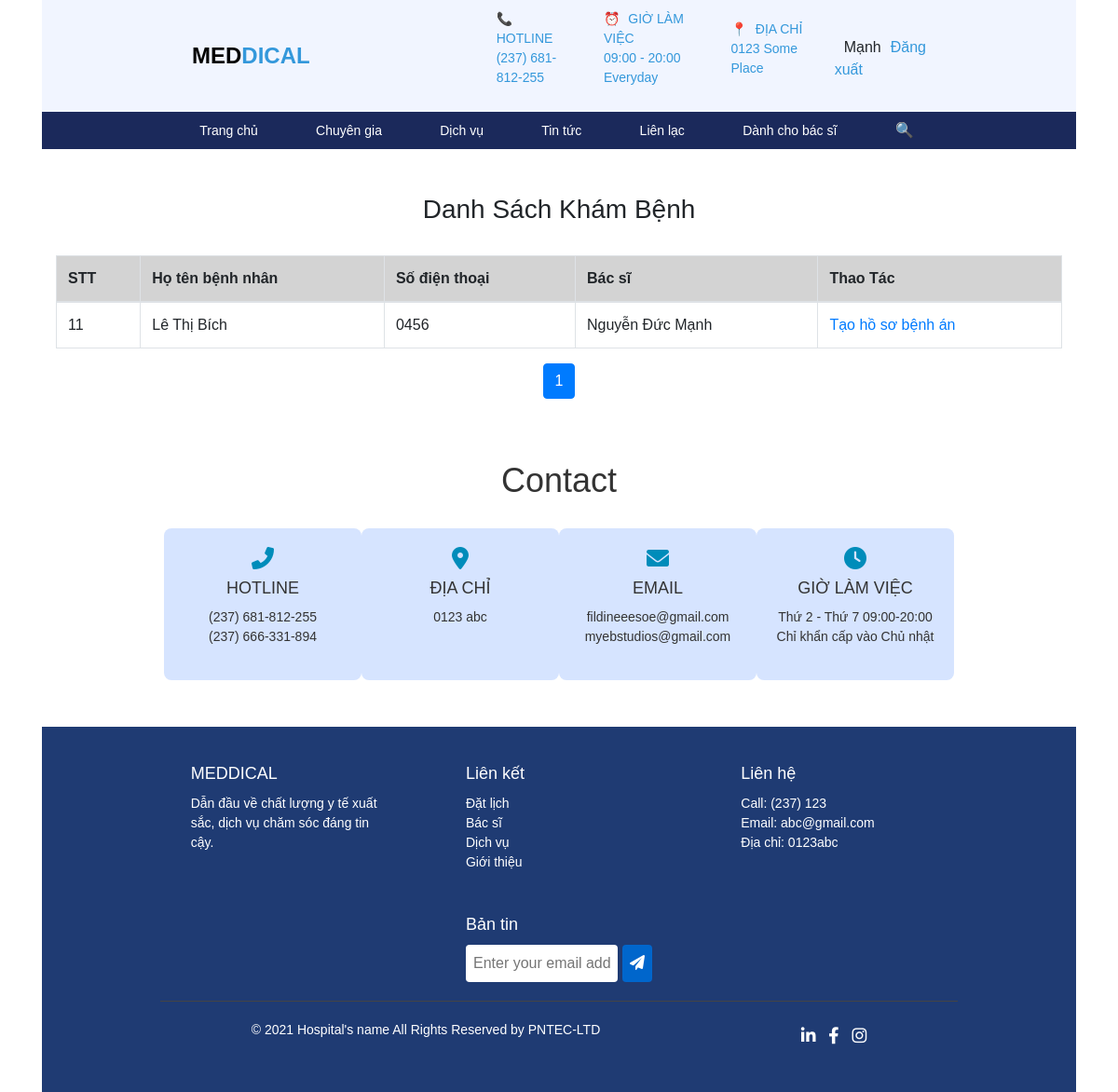
Page /php/bacsi/KhamBenh.php (signed in) on the committed database.
### tables this page shows
CREATE TABLE `lichkham` (
  `maLichKham` int(11) NOT NULL,
  `ngayKham` date DEFAULT NULL,
  `gioKham` time DEFAULT NULL,
  `ngayTaoLich` date DEFAULT NULL,
  `trangThai` varchar(255) NOT NULL,
  `maBacSi` int(11) NOT NULL,
  `maLichHen` int(11) NOT NULL,
  `maBenhNhan` int(11) NOT NULL
);

CREATE TABLE `benhnhan` (
  `maBenhNhan` int(11) NOT NULL,
  `hoTenDem` varchar(255) NOT NULL,
  `ten` varchar(255) NOT NULL,
  `email` varchar(255) DEFAULT NULL,
  `diaChi` varchar(255) DEFAULT NULL,
  `soDienThoai` varchar(255) NOT NULL,
  `ngaySinh` date NOT NULL,
  `gioiTinh` varchar(10) NOT NULL,
  `anhDaiDien` varchar(255) NOT NULL,
  `maTaiKhoan` int(11) NOT NULL
);

### php/myclass/clsbacsi.php (called while the page is built, shortened)
<?php
class Clsbacsi {
    private $con;
    private function connectdb() {
        $this->con = mysqli_connect("localhost", "root", "", "benhvien");
        mysqli_set_charset($this->con, "utf8");
    }
    public function laycot($sql) {
        $ketqua = mysqli_query($this->con, $sql);
        $giatri = '';
        if (mysqli_num_rows($ketqua) > 0) {
            while ($row = mysqli_fetch_array($ketqua)) {
                $giatri = $row[0];
            }
        }
        return $giatri;
    }
}
?>

### php/myclass/clslichkham.php (called while the page is built, shortened)
<?php
class Clslichkham {
    private $con;
    private function connectdb() {
        $this->con = mysqli_connect("localhost", "root", "", "benhvien");
        mysqli_set_charset($this->con, "utf8");
    }
    public function layDanhSachLichKham ($maBacSi, $offset, $limit) {
        $link = $this->con;
        $sql = "
            SELECT
                lichkham.maLichKham,
                CONCAT(benhnhan.hoTenDem, ' ', benhnhan.ten) AS hoTenBenhNhan,
                benhnhan.soDienThoai,
                CONCAT(bacsi.hoTenDem, ' ', bacsi.ten) AS hoTenBacSi
            from lichkham
            INNER JOIN benhnhan ON lichkham.maBenhNhan = benhnhan.maBenhNhan
            INNER JOIN bacsi on lichkham.maBacSi = bacsi.maBacSi
            WHERE bacsi.maBacSi = '$maBacSi' and lichkham.trangThai != 'Hoàn thành'
            LIMIT $offset, $limit
        ";
        $result = mysqli_query($link, $sql);
        $data = [];
        if ($result) {
            while ($row = mysqli_fetch_assoc($result)) {
                $data[] = $row;
            }
        } else {
            die("Query failed: " . mysqli_error($link));
        }
        return $data;
    }
    public function layTongSoLichKham($maBacSi) {
        $link = $this->con;
        $sql = "
            SELECT COUNT(*) as total
            from lichkham
            INNER JOIN benhnhan ON lichkham.maBenhNhan = benhnhan.maBenhNhan
            INNER JOIN bacsi on lichkham.maBacSi = bacsi.maBacSi
            WHERE bacsi.maBacSi = '$maBacSi' and lichkham.trangThai != 'Hoàn thành'
        ";
        $result = mysqli_query($link, $sql);
        if ($result) {
            $row = mysqli_fetch_assoc($result);
            return $row['total'];
        }
        return 0;
    }
}
?>

### php/bacsi/KhamBenh.php (the view, shortened to what this page needs)
<?php
include '../layout/header.php';
    require_once '../myclass/clsBacSi.php';
    require_once '../myclass/clslichkham.php';
    $taikhoanId = $_SESSION['id'];
    $bacsi = new ClsBacSi();
    $sqlGetMaBacSi = "SELECT maBacSi FROM BacSi WHERE maTaiKhoan = $taikhoanId";
    $maBacSi = $bacsi->laycot($sqlGetMaBacSi);
    $lichkham = new Clslichkham();
    $limit = 5;
    $page = isset($_GET['page']) ? intval($_GET['page']) : 1;
    $offset = ($page - 1) * $limit;
    $totalPages = ceil($lichkham->layTongSoLichKham($maBacSi) / $limit);
    $dsLichKham = $lichkham->layDanhSachLichKham($maBacSi, $offset, $limit);
?>
    <link rel="stylesheet" href="../../bootstrap/css/bootstrap.min.css">
    <div class="container mt-5">
        <div class="d-flex justify-content-between align-items-center mb-4">
            <h3>Danh Sách Khám Bệnh</h3>
        </div>
        <table class="table table-bordered mt-3">
            <thead>
                <tr>
                    <th scope="col">STT</th>
                    <th scope="col">Họ tên bệnh nhân</th>
                    <th scope="col">Số điện thoại</th>
                    <th scope="col">Bác sĩ</th>
                    <th scope="col">Thao Tác</th>
                </tr>
            </thead>
            <tbody>
                <?php foreach ($dsLichKham as $lichKham) : ?>
                    <tr>
                        <td><?= $lichKham['maLichKham'] ?></td>
                        <td><?= $lichKham['hoTenBenhNhan'] ?></td>
                        <td><?= $lichKham['soDienThoai'] ?></td>
                        <td><?= $lichKham['hoTenBacSi'] ?></td>
                        <td>
                            <a href="../bacsi/TaoHoSoBenhAn.php?maLichKham=<?= $lichKham['maLichKham'] ?>">Tạo hồ sơ bệnh án</a>
                        </td>
                    </tr>
                <?php endforeach; ?>
            </tbody>
        </table>
    <nav aria-label="Page navigation" class="pagination-container">
        <ul class="pagination justify-content-center">
            <?php for ($i = 1; $i <= $totalPages; $i++): ?>
                <li class="page-item <?= $i == $page ? 'active' : '' ?>">
                    <a class="page-link" href="?hoSoId=<?= htmlspecialchars($hoSoId) ?>&page=<?= $i ?>"><?= $i ?></a>
                </li>
            <?php endfor; ?>
        </ul>
    </nav>
    </div>
<?php include '../layout/footer.php'; ?>

### css/mau.css (style rules this page uses)
* { box-sizing: border-box; margin: 0px auto; font-family: Arial, sans-serif; }
.container { width: 100%; height: auto; }
nav { width: 100%; height: auto; background-color: #1b295b; }

### php/bacsi/KhamBenh.php (style rules this page uses)
.table thead { background-color: #d3d3d3; }
.pagination .page-item .page-link { background-color: #f8f9fa; color: #007bff; border: 1px solid #dee2e6; }
.pagination .page-item.active .page-link { background-color: #007bff; color: white; border-color: #007bff; }
.pagination-container { display: flex; justify-content: center; background-color: #ffffff; }

### rows in the picture
lichkham: maLichKham "11", hoTenBenhNhan "Lê Thị Bích", maBenhNhan.soDienThoai "0456", hoTenBacSi "Nguyễn Đức Mạnh"

### other values in the picture
$ten "Mạnh"
